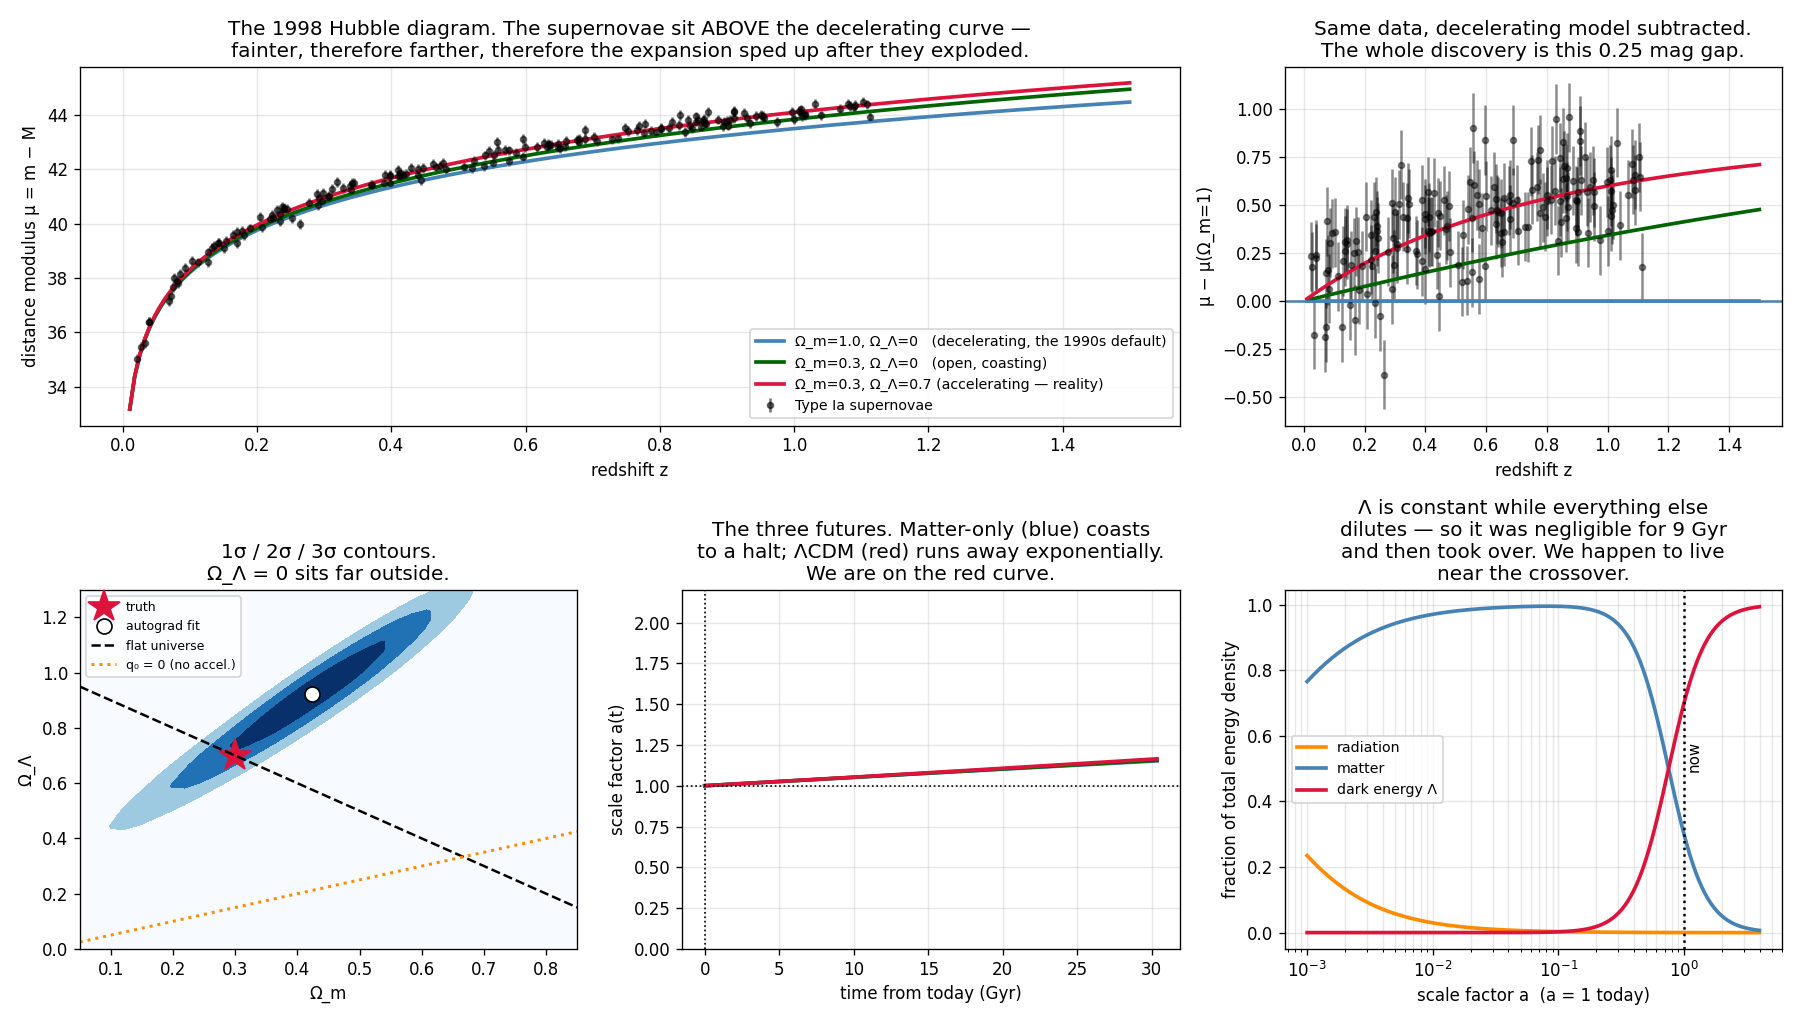

Write the Python code that produced this figure.
"""1998: two rival teams set out to measure the deceleration and found acceleration.

Everyone knew the expansion must be slowing down — gravity is attractive, and that
is the only long-range force acting on cosmic scales. The open question was only
whether it slowed enough to eventually recollapse. Two teams (Perlmutter's Supernova
Cosmology Project; Riess and Schmidt's High-z Team) raced to measure the deceleration
parameter using Type Ia supernovae as standard candles out to z ~ 1.

Both found the distant supernovae were FAINTER than even an empty, coasting universe
predicts. Fainter means farther. Farther means the expansion has been speeding up.

Both teams spent months hunting for the error, because the result was absurd.
Neither found one. Nobel Prize, 2011.

The cause is written into general relativity as the term Einstein added in 1917 to
hold the universe static, then abandoned as his "greatest blunder" once Hubble
showed it was expanding. It is back, it is 68% of everything, and nobody knows what
it is.

    phenomenon:   distant supernovae are ~25% fainter than a decelerating universe
                  predicts
    simulation:   luminosity distance in three cosmologies, by integrating the
                  Friedmann equation
    dissection:   fit (Ω_m, Ω_Λ) to a supernova Hubble diagram with torch autograd
    formula:      d_L(z) = (1+z)·c/H₀ ∫dz'/E(z'),  E(z) = √(Ω_m(1+z')³ + Ω_Λ)
"""
from pathlib import Path

import matplotlib.pyplot as plt
import numpy as np
import torch

C_KMS = 299792.458
H0 = 70.0


def luminosity_distance(z, Om, OL, n_int=600):
    """d_L in Mpc, by integrating 1/E(z) on a trapezoid grid.

    Written so that autograd can differentiate through the integral with respect
    to Om and OL — which is what lets us FIT a cosmology instead of guessing one.
    """
    z = torch.atleast_1d(z)
    # integrate from 0 to each z on a shared normalised grid
    u = torch.linspace(0, 1, n_int, dtype=torch.float64)
    zz = z[:, None] * u[None, :]                     # (N, n_int)
    Ok = 1.0 - Om - OL                               # curvature closes the budget
    E = torch.sqrt(Om * (1 + zz) ** 3 + Ok * (1 + zz) ** 2 + OL)
    integ = torch.trapz(1.0 / E, zz, dim=1)          # comoving distance / (c/H0)
    Dc = C_KMS / H0 * integ
    if abs(float(Ok)) < 1e-8:
        Dm = Dc
    elif float(Ok) > 0:
        rk = C_KMS / H0 / torch.sqrt(torch.as_tensor(Ok))
        Dm = rk * torch.sinh(Dc / rk)
    else:
        rk = C_KMS / H0 / torch.sqrt(torch.as_tensor(-Ok))
        Dm = rk * torch.sin(Dc / rk)
    return (1 + z) * Dm


def distance_modulus(z, Om, OL):
    return 5 * torch.log10(luminosity_distance(z, Om, OL)) + 25


# --- three candidate universes ---
MODELS = [("Ω_m=1.0, Ω_Λ=0   (decelerating, the 1990s default)", 1.0, 0.0, "steelblue"),
          ("Ω_m=0.3, Ω_Λ=0   (open, coasting)", 0.3, 0.0, "darkgreen"),
          ("Ω_m=0.3, Ω_Λ=0.7 (accelerating — reality)", 0.3, 0.7, "crimson")]

z_test = torch.tensor([0.1, 0.3, 0.5, 0.8, 1.0], dtype=torch.float64)
print("Distance modulus μ = m − M predicted by each cosmology:")
print("   z     Ω_m=1.0      Ω_m=0.3      ΛCDM      ΛCDM − Ω_m=1  (magnitudes)")
for i, zv in enumerate(z_test):
    mus = [float(distance_modulus(zv, Om, OL)) for _, Om, OL, _ in MODELS]
    print(f"  {float(zv):.1f}   {mus[0]:8.3f}   {mus[1]:8.3f}   {mus[2]:8.3f}   "
          f"{mus[2]-mus[0]:+8.3f}")
gap = float(distance_modulus(torch.tensor(0.5, dtype=torch.float64), 0.3, 0.7)
            - distance_modulus(torch.tensor(0.5, dtype=torch.float64), 1.0, 0.0))
print()
print(f"At z = 0.5 the gap between accelerating and decelerating is {gap:.2f} mag —")
print(f"a factor of {10**(gap/2.5):.2f} in brightness. Type Ia supernovae are")
print("standardisable to ~0.15 mag, so the measurement was just barely possible.")
print("That is why it took until 1998, and why both teams spent months hunting")
print("for a mistake before publishing.\n")

# --- generate a supernova sample and fit the cosmology back ---
torch.manual_seed(9)
OM_TRUE, OL_TRUE = 0.3, 0.7
z_sn = torch.sort(torch.rand(180, dtype=torch.float64) * 1.1 + 0.02).values
mu_true = distance_modulus(z_sn, OM_TRUE, OL_TRUE)
SN_ERR = 0.18
mu_obs = mu_true + torch.randn(len(z_sn), dtype=torch.float64) * SN_ERR

# fit with autograd, parametrising to keep 0 < Om, OL
p = torch.tensor([0.0, 0.0], dtype=torch.float64, requires_grad=True)
opt = torch.optim.Adam([p], lr=0.03)
for _ in range(3000):
    opt.zero_grad()
    Om, OL = torch.sigmoid(p[0]) * 1.5, torch.sigmoid(p[1]) * 1.5
    loss = (((distance_modulus(z_sn, Om, OL) - mu_obs) / SN_ERR) ** 2).mean()
    loss.backward()
    opt.step()
Om_fit = float(torch.sigmoid(p[0]) * 1.5)
OL_fit = float(torch.sigmoid(p[1]) * 1.5)
print(f"fitted cosmology from {len(z_sn)} supernovae:")
print(f"  Ω_m = {Om_fit:.3f}   (truth {OM_TRUE})")
print(f"  Ω_Λ = {OL_fit:.3f}   (truth {OL_TRUE})")
print(f"  Neither is recovered precisely, and that is not a bug — supernovae")
print(f"  constrain a COMBINATION, roughly Ω_Λ − 1.4·Ω_m, not the two separately:")
print(f"     truth:  Ω_Λ − 1.4Ω_m = {OL_TRUE - 1.4*OM_TRUE:+.3f}")
print(f"     fit:    Ω_Λ − 1.4Ω_m = {OL_fit - 1.4*Om_fit:+.3f}   ← this IS well measured")
print(f"  The confidence region below is a long diagonal ellipse for exactly this")
print(f"  reason. Breaking the degeneracy needs a second, differently-shaped")
print(f"  constraint — which is what the CMB supplies (cmb_blackbody.py). The two")
print(f"  ellipses cross at Ω_m ≈ 0.3, Ω_Λ ≈ 0.7, and that crossing is the")
print(f"  standard model of cosmology.")
print(f"  What survives regardless: Ω_Λ > 0. The expansion is ACCELERATING.\n")

# --- the deceleration parameter ---
q0_fit = Om_fit / 2 - OL_fit
q0_matter = 0.5
print(f"deceleration parameter  q₀ = Ω_m/2 − Ω_Λ")
print(f"  matter-only universe:  q₀ = {q0_matter:+.3f}  (decelerating, as expected)")
print(f"  measured:              q₀ = {q0_fit:+.3f}  (NEGATIVE — it is speeding up)")
print()
print("Einstein introduced Λ in 1917 to make a static universe, and dropped it after")
print("1929. Reinstating it in 1998 required no new physics — just admitting the term")
print("had been there in the equations all along. What it physically IS remains the")
print("largest open question in physics: the naive quantum-field estimate of the")
print("vacuum energy exceeds the observed value by ~120 orders of magnitude.")

# --- visualization ---
fig = plt.figure(figsize=(15, 8.5))
gs = fig.add_gridspec(2, 3)

zz = torch.linspace(0.01, 1.5, 200, dtype=torch.float64)

# Panel 1: the Hubble diagram
ax = fig.add_subplot(gs[0, :2])
ax.errorbar(z_sn, mu_obs, yerr=SN_ERR, fmt="o", color="black", ms=3.5, alpha=0.55,
            capsize=0, label="Type Ia supernovae")
for lab, Om, OL, col in MODELS:
    ax.plot(zz, distance_modulus(zz, Om, OL), color=col, lw=2.2, label=lab)
ax.set_xlabel("redshift z")
ax.set_ylabel("distance modulus μ = m − M")
ax.set_title("The 1998 Hubble diagram. The supernovae sit ABOVE the decelerating "
             "curve —\nfainter, therefore farther, therefore the expansion sped up "
             "after they exploded.")
ax.legend(fontsize=8.5, loc="lower right")
ax.grid(alpha=0.3)

# Panel 2: residuals — where the signal actually lives
ax = fig.add_subplot(gs[0, 2])
ref = distance_modulus(z_sn, 1.0, 0.0)
ax.errorbar(z_sn, mu_obs - ref, yerr=SN_ERR, fmt="o", color="black", ms=3.5,
            alpha=0.45, capsize=0)
for lab, Om, OL, col in MODELS:
    ax.plot(zz, distance_modulus(zz, Om, OL) - distance_modulus(zz, 1.0, 0.0),
            color=col, lw=2.2)
ax.axhline(0, color="steelblue", lw=1.5)
ax.set_xlabel("redshift z")
ax.set_ylabel("μ − μ(Ω_m=1)")
ax.set_title("Same data, decelerating model subtracted.\nThe whole discovery is this "
             "0.25 mag gap.")
ax.grid(alpha=0.3)

# Panel 3: the confidence region
ax = fig.add_subplot(gs[1, 0])
om_g = torch.linspace(0.05, 0.85, 34, dtype=torch.float64)
ol_g = torch.linspace(0.0, 1.3, 36, dtype=torch.float64)
chi2 = torch.zeros(len(om_g), len(ol_g), dtype=torch.float64)
with torch.no_grad():
    for i, om in enumerate(om_g):
        for j, ol in enumerate(ol_g):
            chi2[i, j] = (((distance_modulus(z_sn, om, ol) - mu_obs) / SN_ERR) ** 2).sum()
dchi = (chi2 - chi2.min()).T
cs = ax.contourf(om_g, ol_g, dchi, levels=[0, 2.3, 6.17, 11.8, 1e9],
                 colors=["#08306b", "#2171b5", "#9ecae1", "#f7fbff"])
ax.plot(OM_TRUE, OL_TRUE, "*", color="crimson", ms=20, label="truth")
ax.plot(Om_fit, OL_fit, "o", color="white", mec="k", ms=9, label="autograd fit")
ol_line = 1 - om_g
ax.plot(om_g, ol_line, "k--", lw=1.5, label="flat universe")
ax.plot(om_g, om_g / 2, color="darkorange", lw=1.8, ls=":", label="q₀ = 0 (no accel.)")
ax.set_xlabel("Ω_m")
ax.set_ylabel("Ω_Λ")
ax.set_ylim(0, 1.3)
ax.set_title("1σ / 2σ / 3σ contours.\nΩ_Λ = 0 sits far outside.")
ax.legend(fontsize=7.5, loc="upper left")

# Panel 4: the scale factor histories
ax = fig.add_subplot(gs[1, 1])
t = np.linspace(-1.0, 1.2, 400)
for lab, Om, OL, col in MODELS:
    # integrate da/dt = H0 a E(1/a - 1) backwards & forwards, crudely but honestly
    a = [1.0]
    dt = t[1] - t[0]
    for _ in range(len(t) - 1):
        aa = max(a[-1], 1e-4)
        Ok = 1 - Om - OL
        Hs = np.sqrt(Om / aa**3 + Ok / aa**2 + OL)
        a.append(max(aa + dt * aa * Hs * (H0 * 1.02271e-3), 1e-4))   # H0 in 1/Gyr
    a = np.array(a)
    now = np.argmin(np.abs(a - 1.0))
    ax.plot(t * 13.8 - t[now] * 13.8, a, color=col, lw=2.2)
ax.axhline(1, color="k", ls=":", lw=1)
ax.axvline(0, color="k", ls=":", lw=1)
ax.set_xlabel("time from today (Gyr)")
ax.set_ylabel("scale factor a(t)")
ax.set_ylim(0, 2.2)
ax.set_title("The three futures. Matter-only (blue) coasts\nto a halt; ΛCDM (red) "
             "runs away exponentially.\nWe are on the red curve.")
ax.grid(alpha=0.3)

# Panel 5: the inventory over cosmic time
ax = fig.add_subplot(gs[1, 2])
a_grid = np.logspace(-3, 0.6, 300)
rho_m = 0.3 / a_grid**3
rho_r = 9.2e-5 / a_grid**4
rho_L = np.full_like(a_grid, 0.7)
tot = rho_m + rho_r + rho_L
ax.plot(a_grid, rho_r / tot, color="darkorange", lw=2.2, label="radiation")
ax.plot(a_grid, rho_m / tot, color="steelblue", lw=2.2, label="matter")
ax.plot(a_grid, rho_L / tot, color="crimson", lw=2.2, label="dark energy Λ")
ax.axvline(1.0, color="k", ls=":", lw=1.5)
ax.text(1.05, 0.5, "now", fontsize=9, rotation=90)
ax.set_xscale("log")
ax.set_xlabel("scale factor a  (a = 1 today)")
ax.set_ylabel("fraction of total energy density")
ax.set_title("Λ is constant while everything else\ndilutes — so it was negligible "
             "for 9 Gyr\nand then took over. We happen to live\nnear the crossover.")
ax.legend(fontsize=8.5)
ax.grid(alpha=0.3, which="both")

plt.tight_layout()
out = Path(__file__).with_suffix(".png")
plt.savefig(out, dpi=120)
print(f"Saved: {out}")
